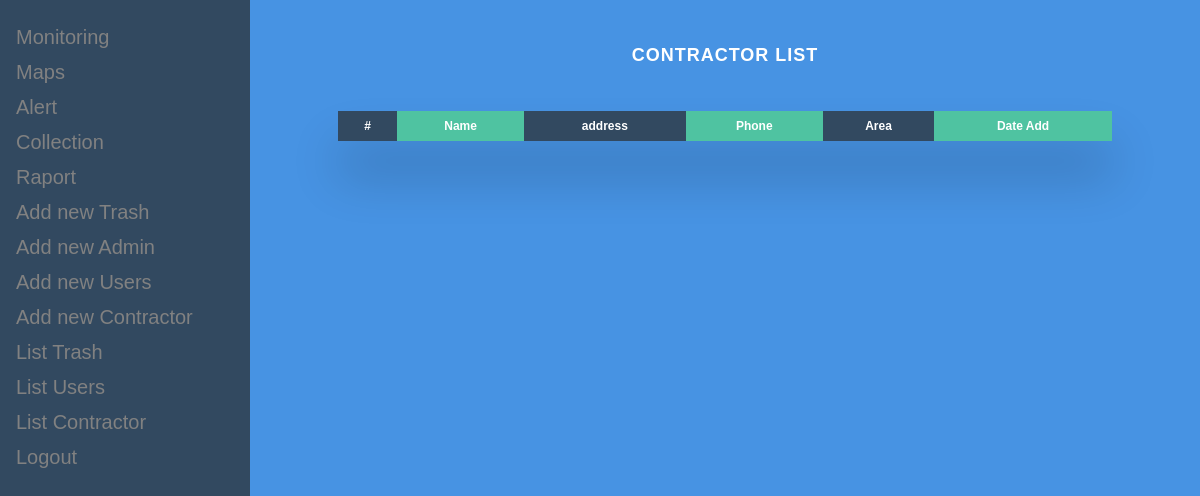
The app's page /listPartner.php, older data.
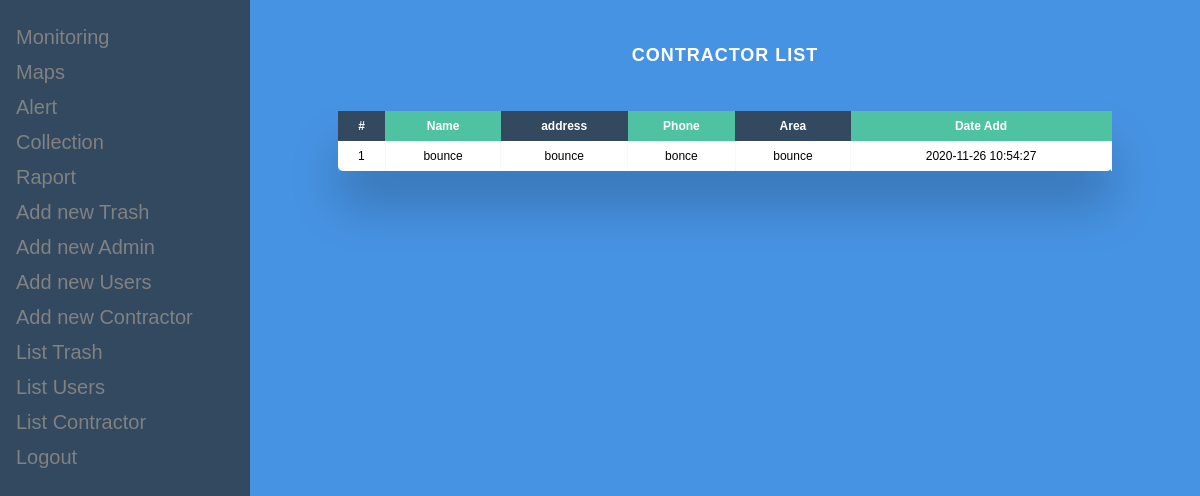
The same page, newer data.
### tables this page shows
CREATE TABLE `partners` (
  `_idPart` int(11) NOT NULL,
  `namePart` varchar(255) NOT NULL,
  `area` varchar(255) NOT NULL,
  `address` varchar(255) NOT NULL,
  `phone` varchar(255) NOT NULL,
  `date_add` datetime NOT NULL DEFAULT CURRENT_TIMESTAMP
);

### modals/Fpartner.php (called while the page is built, shortened)
<?php
class Fpartner
{
    static function getAllPartner()
    {
        $con=Database::getConnection();
        $req=$con->prepare('SELECT * FROM partners');
        $req->execute(array());
        return $req->fetchAll();
    }
}

### listPartner.php (the view, shortened to what this page needs)
<!doctype html>
<html lang="en">
<head>
    <link rel="stylesheet" href="style/menu.css">
</head>
<body>
<?php include_once 'commons/menu.php';?>
<?php include_once 'modals/Fpartner.php';
$contractors=Fpartner::getAllPartner();
?>
<div class="main">
    <h2>Contractor List</h2>
    <div class="table-wrapper">
        <table class="fl-table">
            <thead>
            <tr>
                <th>#</th>
                <th>Name</th>
                <th>address</th>
                <th>Phone</th>
                <th>Area</th>
                <th>Date Add</th>
            </tr>
            </thead>
            <tbody>
            <?php foreach($contractors as $k => $data):?>
                <tr>
                    <td><?=$k+1;?></td>
                    <td><?=$data['namePart'];?></td>
                    <td><?=$data['address'];?></td>
                    <td><?=$data['phone'];?></td>
                    <td><?=$data['area'];?></td>
                    <td><?=$data['date_add'];?></td>
                </tr>
            <?php endforeach;?>
        </table>
    </div>
</div>
</body>
</html>

### commons/menu.php (shortened to what this page needs)
<div class="sidenav">
    <a href="monitoring.php">Monitoring</a>
    <a href="maps.php">Maps</a>
    <a href="alert.php">Alert</a>
    <a href="collection.php">Collection</a>
    <a href="rapport.php">Raport</a>
    <a href="addNewTrash.php">Add new Trash</a>
    <a href="addNewAdmin.php">Add new Admin</a>
    <a href="addNewUser.php">Add new Users</a>
    <a href="addNewPartner.php">Add new Contractor</a>
    <a href="listTrash.php">List Trash</a>
    <a href="listUser.php">List Users</a>
    <a href="listPartner.php">List Contractor</a>
    <a href="controllers/exit.php">Logout</a>
</div>

### style/menu.css (style rules this page uses)
.sidenav { height: 100%; width: 250px; position: fixed; z-index: 1; top: 0; left: 0; background-color: #324960; overflow-x: hidden; padding-top: 20px; }
.sidenav a { padding: 6px 8px 6px 16px; text-decoration: none; font-size: 20px; color: #818181; display: block; }
.main { margin-left: 250px; padding: 0px 10px; }

### listPartner.php (style rules this page uses)
* { box-sizing: border-box; -webkit-box-sizing: border-box; -moz-box-sizing: border-box; }
body { font-family: Helvetica; -webkit-font-smoothing: antialiased; background: rgba( 71, 147, 227, 1); }
h2 { text-align: center; font-size: 18px; text-transform: uppercase; letter-spacing: 1px; color: white; padding: 30px 0; }
.table-wrapper { margin: 10px 70px 70px; box-shadow: 0px 35px 50px rgba( 0, 0, 0, 0.2 ); }
.fl-table { border-radius: 5px; font-size: 12px; font-weight: normal; border: none; border-collapse: collapse; width: 100%; max-width: 100%; white-space: nowrap; background-color: white; }
.fl-table td, .fl-table th { text-align: center; padding: 8px; }
.fl-table td { border-right: 1px solid #f8f8f8; font-size: 12px; }
.fl-table thead th { color: #ffffff; background: #4FC3A1; }
.fl-table thead th:nth-child(odd) { color: #ffffff; background: #324960; }

Row changes from the older to the newer data that the page shows:
added partners: namePart "bounce", address "bounce", phone "bonce", area "bounce", date_add "2020-11-26 10:54:27"
